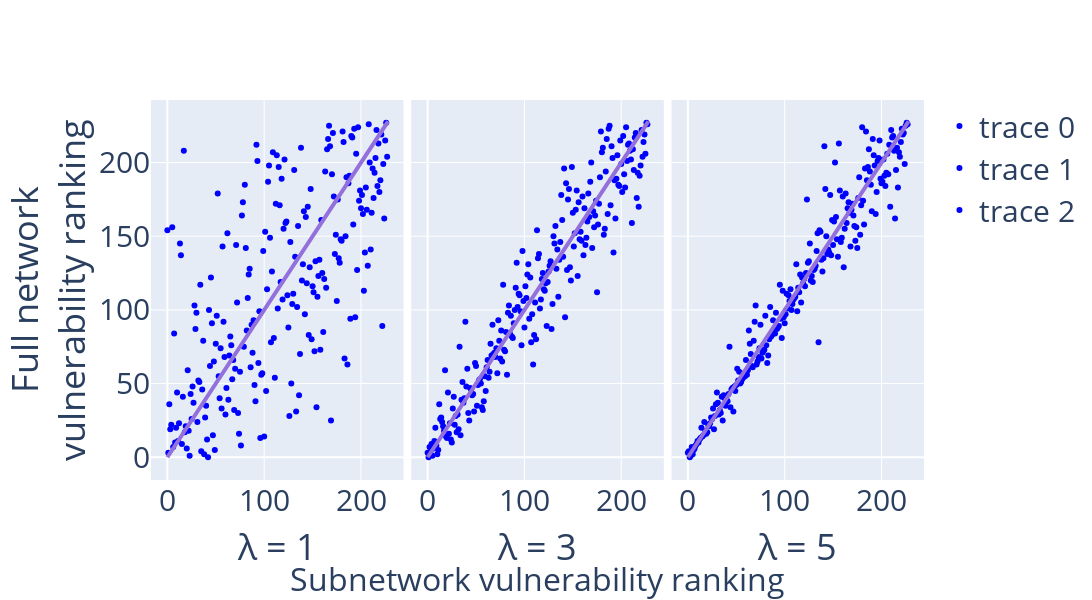

Write notebook code for a chart like this one.
### Code cell
fig = make_subplots(rows=1, cols=3, shared_yaxes=True, horizontal_spacing = 0.01, x_title='Subnetwork vulnerability ranking',)

lmbd = 1
x = list(sub_vuls_sorted_ranks[lmbd].values())
y = list(full_vuls_ranks.values())
fig.add_trace(go.Scatter(x=x, y=y, mode='markers', marker={'color':'blue'}),
              row=1, col=1)
lmbd = 3
x = list(sub_vuls_sorted_ranks[lmbd].values())
y = list(full_vuls_ranks.values())
fig.add_trace(go.Scatter(x=x, y=y, mode='markers', marker={'color':'blue'}),
              row=1, col=2)
lmbd = 5
x = list(sub_vuls_sorted_ranks[lmbd].values())
y = list(full_vuls_ranks.values())
fig.add_trace(go.Scatter(x=x, y=y, mode='markers', marker={'color':'blue'}),
              row=1, col=3)

fig.add_shape(type="line",
    x0=0, y0=0, x1=228, y1=228,
    line=dict(color="MediumPurple", width=4,))

fig.add_shape(type="line", xref='x2', yref='y2',
    x0=0, y0=0, x1=228, y1=228,
    line=dict(color="MediumPurple", width=4,))

fig.add_shape(type="line", xref='x3', yref='y3',
    x0=0, y0=0, x1=228, y1=228,
    line=dict(color="MediumPurple", width=4,))

#fig.update_layout(dict(width=1600, height=600, ))
fig.update_layout({'width': 1600, 'height':600, 'font':{'size': 30}, 'margin':{'b':120}})
fig['layout']['yaxis']['title'] = "Full network<br>vulnerability ranking"
fig['layout']['xaxis']['title'] = "\u03BB = 1"
fig['layout']['xaxis2']['title'] = "\u03BB = 3"
fig['layout']['xaxis3']['title'] = "\u03BB = 5"
fig.layout.annotations[0]['font']['size'] = 32
fig.layout.annotations[0]['yshift'] = -75
fig.show()

### Figure 1 — Plotly figure (JSON) as saved in the notebook; plotly's stock layout.template omitted (floating-point values rounded to 4 significant figures; data arrays with more than 128 entries replaced by an {"elided": "..."} marker saying what was removed)
{"data": [{"marker": {"color": "blue"}, "mode": "markers", "type": "scatter", "x": {"elided": "228 int values"}, "xaxis": "x", "y": {"elided": "228 int values"}, "yaxis": "y"}, {"marker": {"color": "blue"}, "mode": "markers", "type": "scatter", "x": {"elided": "228 int values"}, "xaxis": "x2", "y": {"elided": "228 int values"}, "yaxis": "y2"}, {"marker": {"color": "blue"}, "mode": "markers", "type": "scatter", "x": {"elided": "228 int values"}, "xaxis": "x3", "y": {"elided": "228 int values"}, "yaxis": "y3"}], "layout": {"annotations": [{"font": {"size": 32}, "showarrow": false, "text": "Subnetwork vulnerability ranking", "x": 0.5, "xanchor": "center", "xref": "paper", "y": 0, "yanchor": "top", "yref": "paper", "yshift": -75}], "font": {"size": 30}, "height": 600, "margin": {"b": 120}, "shapes": [{"line": {"color": "MediumPurple", "width": 4}, "type": "line", "x0": 0, "x1": 228, "y0": 0, "y1": 228}, {"line": {"color": "MediumPurple", "width": 4}, "type": "line", "x0": 0, "x1": 228, "xref": "x2", "y0": 0, "y1": 228, "yref": "y2"}, {"line": {"color": "MediumPurple", "width": 4}, "type": "line", "x0": 0, "x1": 228, "xref": "x3", "y0": 0, "y1": 228, "yref": "y3"}], "width": 1600, "xaxis": {"anchor": "y", "domain": [0, 0.3267], "title": {"text": "λ = 1"}}, "xaxis2": {"anchor": "y2", "domain": [0.3367, 0.6633], "title": {"text": "λ = 3"}}, "xaxis3": {"anchor": "y3", "domain": [0.6733, 1], "title": {"text": "λ = 5"}}, "yaxis": {"anchor": "x", "domain": [0, 1], "title": {"text": "Full network<br>vulnerability ranking"}}, "yaxis2": {"anchor": "x2", "domain": [0, 1], "matches": "y", "showticklabels": false}, "yaxis3": {"anchor": "x3", "domain": [0, 1], "matches": "y", "showticklabels": false}}}
